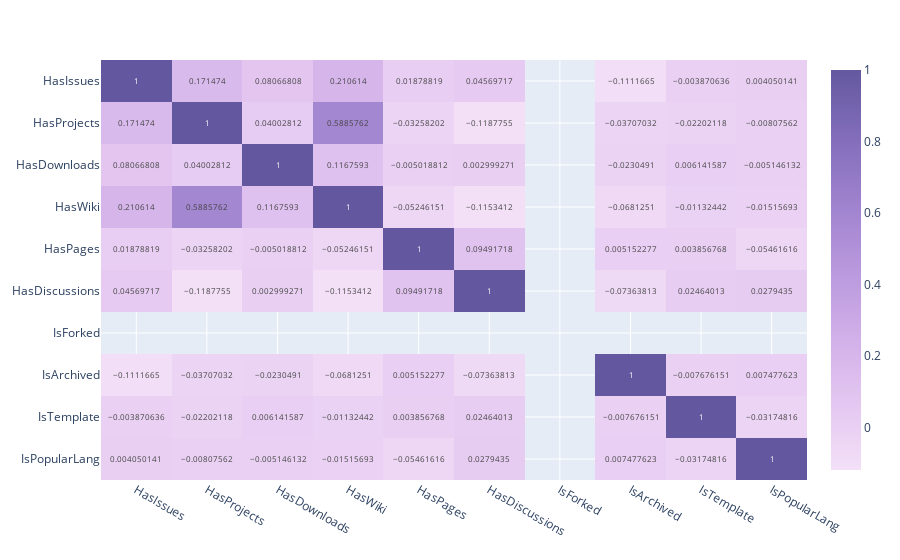

Notebook cell for this chart:
### Code cell
corr_mat_bool = bool_feat.corr()
px.imshow(
    corr_mat_bool,
    text_auto=True,
    aspect='auto',
    color_continuous_scale='purp'
)

### Figure 1 — Plotly figure (JSON) as saved in the notebook; plotly's stock layout.template omitted (floating-point values rounded to 4 significant figures)
{"data": [{"coloraxis": "coloraxis", "hovertemplate": "x: %{x}<br>y: %{y}<br>color: %{z}<extra></extra>", "name": "0", "texttemplate": "%{z}", "type": "heatmap", "x": ["HasIssues", "HasProjects", "HasDownloads", "HasWiki", "HasPages", "HasDiscussions", "IsForked", "IsArchived", "IsTemplate", "IsPopularLang"], "xaxis": "x", "y": ["HasIssues", "HasProjects", "HasDownloads", "HasWiki", "HasPages", "HasDiscussions", "IsForked", "IsArchived", "IsTemplate", "IsPopularLang"], "yaxis": "y", "z": [[1, 0.1715, 0.08067, 0.2106, 0.01879, 0.0457, null, -0.1112, -0.003871, 0.00405], [0.1715, 1, 0.04003, 0.5886, -0.03258, -0.1188, null, -0.03707, -0.02202, -0.008076], [0.08067, 0.04003, 1, 0.1168, -0.005019, 0.002999, null, -0.02305, 0.006142, -0.005146], [0.2106, 0.5886, 0.1168, 1, -0.05246, -0.1153, null, -0.06813, -0.01132, -0.01516], [0.01879, -0.03258, -0.005019, -0.05246, 1, 0.09492, null, 0.005152, 0.003857, -0.05462], [0.0457, -0.1188, 0.002999, -0.1153, 0.09492, 1, null, -0.07364, 0.02464, 0.02794], [null, null, null, null, null, null, null, null, null, null], [-0.1112, -0.03707, -0.02305, -0.06813, 0.005152, -0.07364, null, 1, -0.007676, 0.007478], [-0.003871, -0.02202, 0.006142, -0.01132, 0.003857, 0.02464, null, -0.007676, 1, -0.03175], [0.00405, -0.008076, -0.005146, -0.01516, -0.05462, 0.02794, null, 0.007478, -0.03175, 1]]}], "layout": {"coloraxis": {"colorscale": [[0, "rgb(243, 224, 247)"], [0.1667, "rgb(228, 199, 241)"], [0.3333, "rgb(209, 175, 232)"], [0.5, "rgb(185, 152, 221)"], [0.6667, "rgb(159, 130, 206)"], [0.8333, "rgb(130, 109, 186)"], [1, "rgb(99, 88, 159)"]]}, "margin": {"t": 60}, "xaxis": {"anchor": "y", "domain": [0, 1]}, "yaxis": {"anchor": "x", "autorange": "reversed", "domain": [0, 1]}}}
